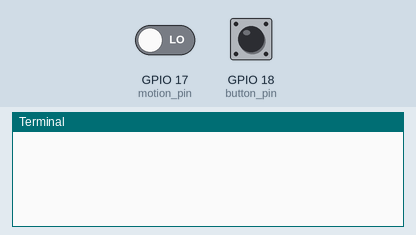
Recording of a program running on a simulated Raspberry Pi (BCM pin numbers). Parts: the last lines printed to the terminal. Inputs (shaded band) come from the test bench; at power-on: GPIO 17 (motion_pin) LOW, GPIO 18 (button_pin) LOW. Each call to the cloud database takes 0.3 s, and an entry nobody has set reads as its off value or as empty; sending an e-mail succeeds after 1 s.

Above: at 1.2 s.
1.3 s: GPIO 17 (motion_pin) driven HIGH
At 3.3 s:
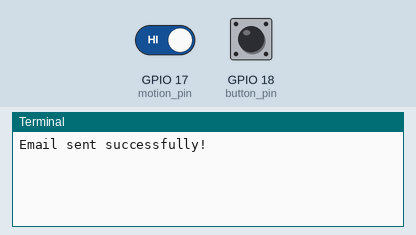
3.8 s: GPIO 18 (button_pin) pulled HIGH for 0.15 s
At 4.7 s:
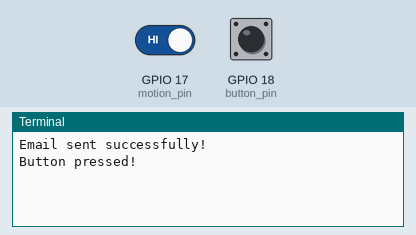

The program:

Mail.py
```python
import smtplib
import pyrebase
import RPi.GPIO as GPIO
import time

# setting GPIO pins
GPIO.setmode(GPIO.BCM)
motion_pin = 17
button_pin = 18

# SMTP details
sender_email = "smartshop.3765@gmail.com"
recipient_email = "shravelrishyan@gmail.com"
subject = "Mail Posted!"
body = "A new Mail has been posted on your mailbox"
smtp_server = "smtp.gmail.com"
smtp_port = 587
smtp_username = "smartshop.3765@gmail.com"
smtp_password = "gzumvlddihunutku"

# On push button
def on_button_press(channel):
    button_press()
    print("Button pressed!")

# on Motion detected
def on_motion_detected(channel):
    mail_detected()

# GPIO setuos
GPIO.setup(motion_pin, GPIO.IN)
GPIO.add_event_detect(motion_pin, GPIO.RISING, callback=on_motion_detected)

GPIO.setup(button_pin, GPIO.IN, pull_up_down=GPIO.PUD_DOWN)
GPIO.add_event_detect(button_pin, GPIO.RISING, callback=on_button_press, bouncetime=200)

# Firebase configuration
firebase_config = {
  "apiKey": "AIzaSyCOFOCT6fF9PhB6TXB_fiZWjeOJNHUmyb4",
  "authDomain": "mailbox-2b829.firebaseapp.com",
  "databaseURL": "https://mailbox-2b829-default-rtdb.firebaseio.com",
  "projectId": "mailbox-2b829",
  "storageBucket": "mailbox-2b829.appspot.com",
  "messagingSenderId": "1012165531027",
  "appId": "1:1012165531027:web:59152dd7001516cd7f4466",
  "measurementId": "G-G0ZKDPKN37"
};


firebase = pyrebase.initialize_app(firebase_config)
db = firebase.database()

# sending the mail and incrementing the Real time database
def mail_detected() :
	server = smtplib.SMTP(smtp_server, smtp_port)
	server.starttls()
	server.login(smtp_username, smtp_password)
	server.sendmail(sender_email, recipient_email, f"Subject: {subject}\n\n{body}")
	print("Email sent successfully!")

	mails_ref = db.child("mails")
	current_value = mails_ref.get().val()

	if current_value is None:
		current_value = 0

	new_value = current_value + 1
	db.child("mails").set(new_value)

	#print(f"Successfully incremented 'mails/count' variable. New value: {new_value}")
def button_press():
    db.child("mails").set(0)

try:
    while True:
        time.sleep(1)
except KeyboardInterrupt:
    print("Exiting...")
finally:
    GPIO.cleanup()
```

Measured:
- after the input at 1.3 s, the terminal: prints a new line after 1.0 s (image 1)
- after the input at 3.8 s, the terminal: prints a new line after 0.30 s (image 2)
